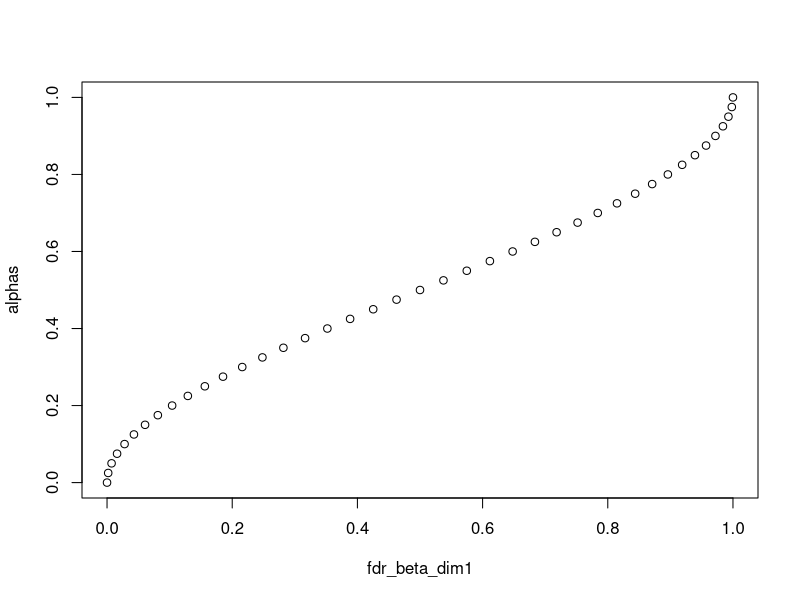
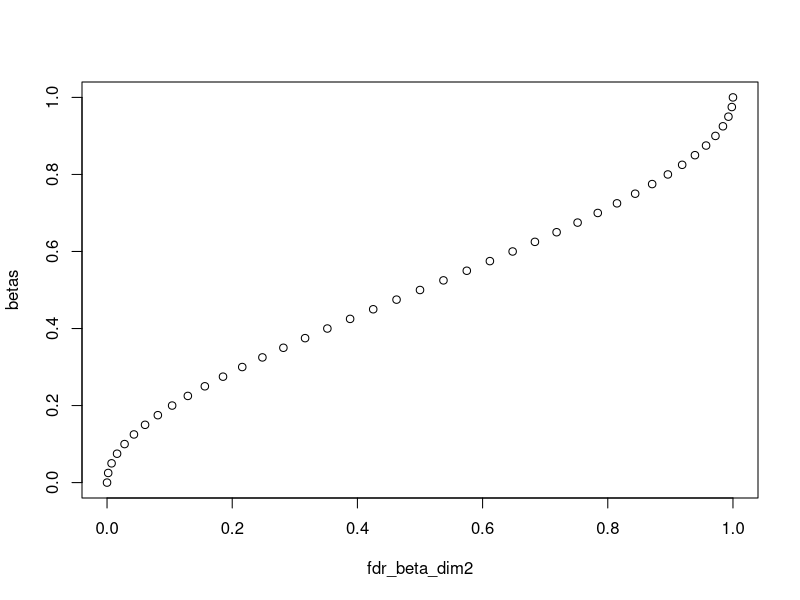
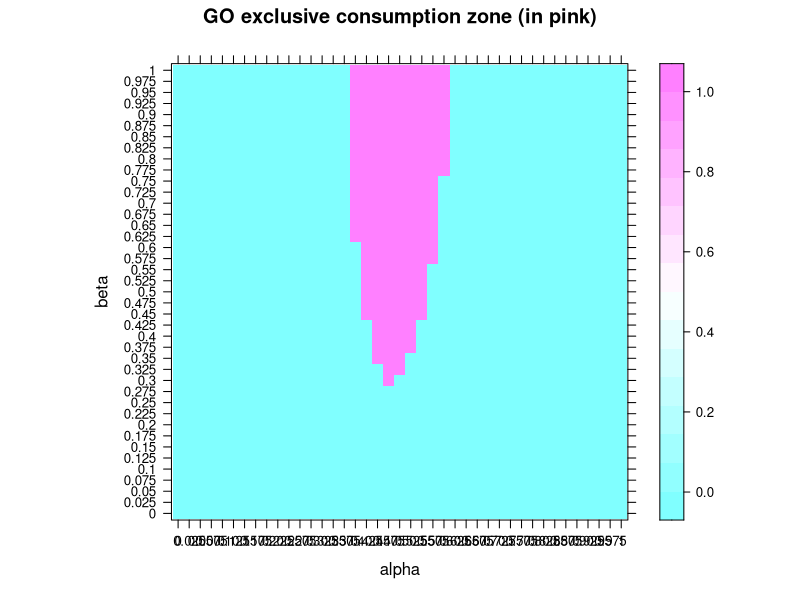
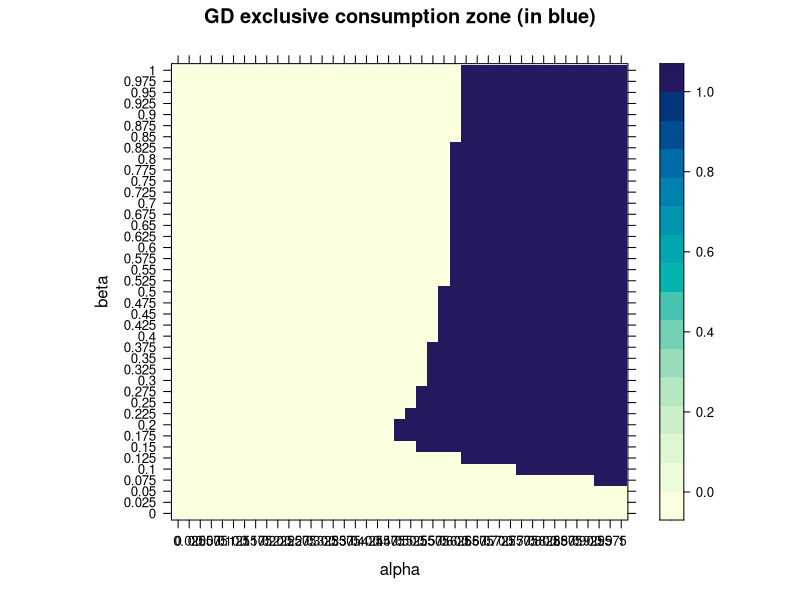
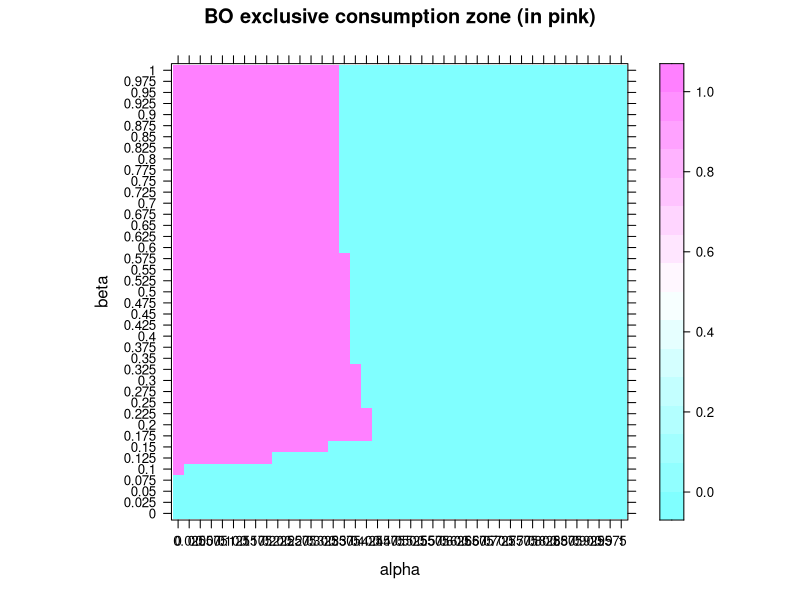
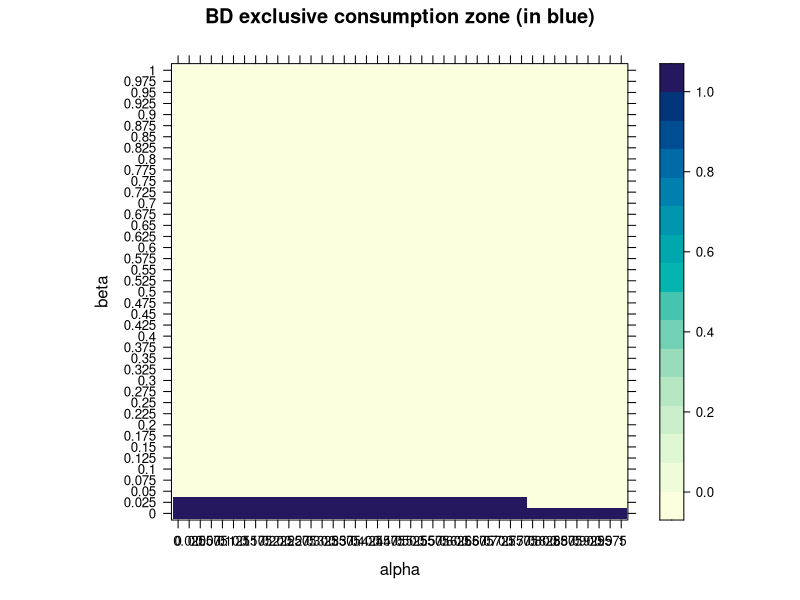

Here is the R script that generated these plots, in order:
########## A model of consumption choices and sufficiency with environmental and social image preferences - First simulation method ###########


library(lattice)
library(tidyverse)
library (gtools)
library(RColorBrewer)




######## INTRODUCTION ###############


rm(list=ls())

#This script is designed for numerical simulations associated to the model presented here : https://fr.overleaf.com/project/653a7f038e83eb35864f2593 
# It aims to calculate the consumption areas and quantities of different goods. 
#These goods are defined along two dimensions: green/brown, conspicuous/discreet.
#Depending on their personal preferences, agents can choose to consume one or several goods.




#Method used in this script : As our heterogeneous consumers are placed in a [0,1]*[0,1] grid according to their preferences (on the x-axis, environmental awareness; on the y-axis, concern for social image), 
#The idea behind this numerical method is to discretize/rasterize the square into several points/pixels (expressing the two types of preferences in percentages if the number of points is 101 on the square ; for example individuals lying at the origin being indifferent to both, while those at the top right hand corner have maximum sensitivities to both).


#Matrix size is defined as a function of the step between 2 pixels.
step = 0.025
size = 1/step + 1
size


#Let's also define our preference parameters, over which we will iterate
alphas <- seq(from = 0,to = 1,by=step)
betas_rev <- seq(from = 1,to = 0,by=-step) #reversed so that coordinates appear in the right order
betas <- seq(from = 0,to = 1,by=step) #only for graphs

######## POPULATION DISTRIBUTIONS  ##############

#Here, square matrices of dimension 'size' are defined. 


#To start with (scenario 1), we generate a uniformly distributed population density matrix of this size, giving the proportions of individuals positioned at each point on the map. 
n1 <- size
n2 <- size
pop <- matrix (rep(1/(size*size), n1*n2), n1, n2)
pop
#For example, by choosing a step size of 0.2, we have a matrix of size 6*6, with 36 coefficients ; while it is 11*11 (and 101 coeffs) for a 0.1 step (the default choice in the first place)



#Scenario 2: population concentration around mean/median values
#This case is modeled by a product of independent beta laws for each preference parameter.

#Only works in small dimension (step = 0.1) though !!! TO BE IMPROVED

pop2 <- matrix(,n1,n2) #an empty matrix
 

###Code that computes discrete densities for scenario 2###

#We create our quantile vectors (in line)

alphas_vector <- t(matrix(alphas))
betas_vector <- t(matrix(betas))

#Starting from the repartition function, we define the discrete density of a beta (one for each of the 2 dimensions).

densite_beta_dim1 <- function(n, a, b, step) {
  if (n == 0) {
    return(pbeta(1, a, b) - pbeta(1 - step/2, a, b))
  } 
  if (n == 1/step) {
    return(pbeta(step/2,a,b) - pbeta(0,a,b))
  } 
  else {
    densite <- pbeta(step/2 + 1 - n * step, a, b) - pbeta(step/2 + 1 - (n + 1) * step, a, b)
    return(densite)
  }
}

densite_beta_dim2 <- function(n, c, d, step) {
  if (n == 0) {
    return(pbeta(1, c, d) - pbeta(1 - step/2, c, d))
  } 
  if (n == 1/step) {
    return(pbeta(step/2,c,d) - pbeta(0,c,d))
  } 
  else {
    densite <- pbeta(step/2 + 1 - n * step, c, d) - pbeta(step/2 + 1 - (n + 1) * step, c, d)
    return(densite)
  }
}


######### SCENARIO CHOICE - Assign values to shape parameters according to the scenario ############

#Basic scenario 2: two beta laws with the two same shape parameters (bell curves) to model the concentration in the middle of the distribution
a=b=c=d=2

#Variant (2b): the shape parameters are changed (the beta parameter is now assumed to follow a uniform distribution, i.e. a beta distribution with c=d=1).
#a=b=2
#c=d=1


#Scenario 2B: Lower/laxer environmental norm (concentration on the left, beta law with shape parameters 5 and 1 on alpha, uniform on beta).
#a=5
#b=c=d=1

#Scenario 2C : Higher/stringent environmental norm (right-hand concentration)
#a=c=d=1
#b=5



#Scenario 2D : social image matters less (widespread discretion)
#a=b=c=1
#d=5

#Scenario 2E: social image matters more ("Red Queen Economy", Keep Up With the Joneses...)
#a=b=d=1
#c=5


#######################################




# Calling the functions at n = 0 and storing the result
result_at_0_dim1 <- densite_beta_dim1(0, a, b, step)
result_at_0_dim2 <- densite_beta_dim2(0, c, d, step)


# Storing other values iteratively in a matrix 
num_iterations <- size - 1  # Change this value as needed
proba_values_dim1 <- matrix(0, nrow = 1, ncol = num_iterations + 1)
proba_values_dim2 <- matrix(0, nrow = 1, ncol = num_iterations + 1)

for (i in 1:num_iterations) {
  proba_values_dim1[1, i + 1] <- densite_beta_dim1(i, a, b, step)
  proba_values_dim2[1, i + 1] <- densite_beta_dim2(i, c, d, step)
}

proba_values_dim1[1]=result_at_0_dim1
proba_values_dim2[1]=result_at_0_dim2

sum(proba_values_dim1)
sum(proba_values_dim2)
#bell-shaped densities, symmetrical and sum to one : perfect !!!


#We multiply our two probability vectors to obtain the probabilities for the entire population.
pop2 = t(proba_values_dim2)%*%proba_values_dim1
#There is indeed a higher population concentration on median values compared to the uniform case.

sum(pop2) 
#just checking, we're good in all dimensions :)
        


#Remark : Repartition functions can be represented (the same ones, with identical shape parameters)
fdr_beta_dim1 <-pbeta(alphas, shape1 = a, shape2 =b)
plot(fdr_beta_dim1,alphas)

fdr_beta_dim2 <-pbeta(betas, shape1 = c, shape2 =d)
plot(fdr_beta_dim2,betas)








############# BORDER PARAMETRIZATION ####################

#We define our "borders", delimiting the consumption zones according to the exogenous model parameters (so that we can study the different cases by changing only the following values).

#we initialize the parameters of our "borders", i.e. the prices of the four goods, individual income and marginal damage as well as impact parameters (satisfying model assumptions)
p_go = 3
p_gd = 2
p_bo = 1.99
p_bd = 1  #this price is fixed
R = 20
d_prime = 0.01
gamma_bo = 4
gamma_bd = 2
gamma_go = 1.6
gamma_gd = 0.8



######## COMPUTATION OF CONSUMPTION ZONE MATRICES  ###############


#1st method (inspired from the simpler model):
#We run a nested loop on our individuals (i.e. their alpha and beta parameters, which we will convert - by normalizing - into (x,y) coordinates where the coordinates lie between 1 and size).
#For each point (i.e. pair of parameters) we look at which of the 12 constraints are satisfied, which determines the type of good consumed at that point (and the corresponding matrix among the 4 defined above, which will be filled by a "1" at the associated (x,y) point where the good is exclusively consumed).
#The idea is to create four size*size boolean matrices (true = 1 /false = 0), one for each type of consumer; and to examine for each point on the square (using nested loops) whether it satisfies the constraints corresponding to a certain type.

#We start by exclusive consumption zones only (defining the 4 corresponding matrices)
#Then we compute the mixed consumption zones matrices 

#In the end, we'll check that the sum of these four matrices gives 1s in the exclusive consumption zones and integers from 2 to 4 elsewhere.


#1.Exclusive consumption zones


# Function to calculate boolean value based on condition
calculate_boolean <- function(condition) {
  if (condition) {
    return(1)
  } else {
    return(0)
  }
}

# Function to calculate preferences for each good
calculate_preferences <- function(alpha, beta, p_go, p_gd, p_bo, p_bd, R, d_prime, 
                                  gamma_go, gamma_gd, gamma_bo, gamma_bd) {
  bool_f1 <- calculate_boolean((1 - (p_go / p_gd) * alpha) * beta > (((p_go / p_gd) - 1) * (p_go / R) + d_prime * alpha * (gamma_go - gamma_gd * (p_go / p_gd))))
  bool_f2 <- calculate_boolean((1 - (p_go / p_bo) * (1 - alpha)) * beta > (((p_go / p_bo) - 1) * (p_go / R) + d_prime * alpha * (gamma_go - gamma_bo * (p_go / p_bo))))
  bool_f3 <- calculate_boolean(beta > ((p_go - 1) * (p_go / R) + d_prime * alpha * (gamma_go - gamma_bd * p_go)))
  
  bool_g1 <- calculate_boolean((alpha - (p_gd / p_go)) * beta > (((p_gd / p_go) - 1) * (p_gd / R) + d_prime * alpha * (gamma_gd - gamma_go * (p_gd / p_go))))
  bool_g2 <- calculate_boolean((alpha - (p_gd / p_bo) * (1 - alpha)) * beta > (((p_gd / p_bo) - 1) * (p_gd / R) + d_prime * alpha * (gamma_gd - gamma_bo * (p_gd / p_bo))))
  bool_g3 <- calculate_boolean(alpha * beta > ((p_gd - 1) * (p_gd / R) + d_prime * alpha * (gamma_gd - gamma_bd * p_gd)))
  
  bool_h1 <- calculate_boolean((1 - alpha - (p_bo / p_go)) * beta > (((p_bo / p_go) - 1) * (p_bo / R) + d_prime * alpha * (gamma_bo - gamma_go * (p_bo / p_go))))
  bool_h2 <- calculate_boolean((1 - alpha * (p_bo / p_gd)) * beta > (((p_bo / p_gd) - 1) * (p_bo / R) + d_prime * alpha * (gamma_bo - gamma_gd * (p_gd / p_bo))))
  bool_h3 <- calculate_boolean((1 - alpha) * beta > ((p_bo - 1) * (p_bo / R) + d_prime * alpha * (gamma_bo - gamma_bd * p_bo)))
  
  bool_i1 <- calculate_boolean(beta < ((p_go - 1) * (1 / R) + d_prime * alpha * (gamma_go - gamma_bd * p_go)))
  bool_i2 <- calculate_boolean(beta < ((p_gd - 1) * (1 / R) + d_prime * alpha * (gamma_gd - gamma_bd * p_gd)))
  bool_i3 <- calculate_boolean((1 - alpha) * beta < ((p_bo - 1) * (1 / R) + d_prime * alpha * (gamma_bo - gamma_bd * p_bo)))
  
  return(c(bool_f1, bool_f2, bool_f3, bool_g1, bool_g2, bool_g3, bool_h1, bool_h2, bool_h3, bool_i1, bool_i2, bool_i3))
}

# Initialize matrices
mat_go_only <- matrix(, nrow = size, ncol = size)  
mat_gd_only <- matrix(, nrow = size, ncol = size)
mat_bo_only <- matrix(, nrow = size, ncol = size)
mat_bd_only <- matrix(, nrow = size, ncol = size)
test <- matrix(, nrow = size, ncol = size)

# Nested loop to qualify each constraint everywhere in the map
for (beta in betas_rev)  {
  for (alpha in alphas) {
    x = size - beta / step
    y = alpha / step + 1
    
    # Calculate preferences for each good
    preferences <- calculate_preferences(alpha, beta, p_go, p_gd, p_bo, p_bd, R, d_prime, gamma_go, gamma_gd, gamma_bo, gamma_bd)
    
    # Fill boolean matrices of exclusive consumption
    mat_go_only[x, y] <- prod(as.numeric(preferences[1:3]))
    mat_gd_only[x, y] <- prod(as.numeric(preferences[4:6]))
    mat_bo_only[x, y] <- prod(as.numeric(preferences[7:9]))
    mat_bd_only[x, y] <- prod(as.numeric(preferences[10:12]))
    
    test[x, y] <- mat_go_only[x, y] + mat_bo_only[x, y] + mat_gd_only[x, y] + mat_bd_only[x, y]
  }
}

#Our exclusive consumption matrices are almost fine, they perfectly tie in with our graphs.
#Summing the 4 matrices, we have a few zero coefficients, corresponding to zones in which several goods are consumed.


####### GRAPHICAL REPRESENTATIONS ##########

#To make better figures : https://r-graph-gallery.com/27-levelplot-with-lattice.html


#1. Exclusive consumption zones

#Good GO

  mat1<- mat_go_only %>% 
  as.tibble() %>% 
  as.list() %>% 
  lapply(function(x) rev(x)) %>% 
  do.call(rbind, .) %>% 
  as.matrix()

colnames(mat1)<-alphas
row.names(mat1)<-betas

levelplot(mat1, main="GO exclusive consumption zone (in pink)", xlab="alpha", ylab="beta", col.regions = cm.colors(121))   

#GD
mat2<- mat_gd_only %>% 
  as.tibble() %>% 
  as.list() %>% 
  lapply(function(x) rev(x)) %>% 
  do.call(rbind, .) %>% 
  as.matrix()

colnames(mat2)<-alphas
row.names(mat2)<-betas

levelplot(mat2, main="GD exclusive consumption zone (in blue)", xlab="alpha", ylab="beta")    


#BO

mat3<- mat_bo_only %>% 
  as.tibble() %>% 
  as.list() %>% 
  lapply(function(x) rev(x)) %>% 
  do.call(rbind, .) %>% 
  as.matrix()

colnames(mat3)<-alphas
row.names(mat3)<-betas


levelplot(mat3, main="BO exclusive consumption zone (in pink)", xlab="alpha", ylab="beta",col.regions = cm.colors(121))   


#BD

mat4<- mat_bd_only %>% 
  as.tibble() %>% 
  as.list() %>% 
  lapply(function(x) rev(x)) %>% 
  do.call(rbind, .) %>% 
  as.matrix()

colnames(mat4)<-alphas
row.names(mat4)<-betas

levelplot(mat4, main="BD exclusive consumption zone (in blue)", xlab="alpha", ylab="beta")  



######COMPUTATION OF AGGREGATED QUANTITIES IN DIFFERENT SCENARIOS########

#In each case, we first compute the consumption shares and the quantities consumed.
#And then we derive the subsequent total environmental impacts.

### 1) Exclusive consumption only
 
###### Scenario 1  : Uniformly distributed population ######

#Consumption shares
pop_go_unif = pop*mat_go_only
pop_gd_unif = pop*mat_gd_only
pop_bo_unif = pop*mat_bo_only
pop_bd_unif = pop*mat_bd_only

#We express these consumption shares in percentages
excl_cons_go_scenar1 = sum(pop_go_unif)*100
excl_cons_gd_scenar1 = sum(pop_gd_unif)*100
excl_cons_bo_scenar1 = sum(pop_bo_unif)*100
excl_cons_bd_scenar1 = sum(pop_bd_unif)*100

excl_cons_go_scenar1 
excl_cons_gd_scenar1
excl_cons_bo_scenar1 
excl_cons_bd_scenar1


###### Scenario 2 : A concentration of the population around certain values (product of independent Beta laws) ######

pop_go_scenar2 = pop2*mat_go_only
pop_gd_scenar2 = pop2*mat_gd_only
pop_bo_scenar2 = pop2*mat_bo_only
pop_bd_scenar2= pop2*mat_bd_only

excl_conso_go_scenar2 = sum(pop_go_scenar2)*100   
excl_conso_bo_scenar2 = sum(pop_bo_scenar2)*100
excl_conso_gd_scenar2 = sum(pop_gd_scenar2)*100
excl_conso_bd_scenar2 = sum(pop_bd_scenar2)*100

excl_conso_go_scenar2
excl_conso_bo_scenar2
excl_conso_gd_scenar2
excl_conso_bd_scenar2



### Common to all scenarios  : 

###We define the quantities consumed in each exclusive zone by each consumer.

indiv_quantity_go = R/p_go
indiv_quantity_gd = R/p_gd
indiv_quantity_bo = R/p_bo
indiv_quantity_bd = R


### Multiplying the population matrix coefficients by these quantities yields total quantities for each good : 

#Scenario 1 : for a uniform distribution, it is sufficient to sum all the coefficients wihtout using the pop matrix as we know the population is equally distributed

total_quantity_go = sum(indiv_quantity_go*mat_go_only)
total_quantity_gd = sum(indiv_quantity_gd*mat_gd_only) 
total_quantity_bo = sum(indiv_quantity_bo*mat_bo_only)
total_quantity_bd = sum(indiv_quantity_bd*mat_bd_only) 
total_quantity_consumed = total_quantity_go + total_quantity_gd + total_quantity_bo + total_quantity_bd

total_quantity_go
total_quantity_gd
total_quantity_bo
total_quantity_bd
total_quantity_consumed



#Scenario 2 

#We first rescale population matrices by the size of the population (the square of the size variable) so that a bit more than 1 individual lie in each pixel in a concentrated area (max seems to be around 2.3), whereas one can find values between 0 and 1 when one gets further from the concentrated area
pop_go_scenar2_rescaled = pop_go_scenar2*size^2
pop_gd_scenar2_rescaled = pop_gd_scenar2*size^2
pop_bo_scenar2_rescaled = pop_bo_scenar2*size^2
pop_bd_scenar2_rescaled= pop_bd_scenar2*size^2

#And then we apply the same principle

total_quantity_go_scenar2 = sum(indiv_quantity_go*pop_go_scenar2_rescaled)
total_quantity_gd_scenar2 = sum(indiv_quantity_gd*pop_gd_scenar2_rescaled) 
total_quantity_bo_scenar2 = sum(indiv_quantity_bo*pop_bo_scenar2_rescaled)
total_quantity_bd_scenar2 = sum(indiv_quantity_bd*pop_bd_scenar2_rescaled) 
total_quantity_consumed_scenar2 = total_quantity_go_scenar2 + total_quantity_gd_scenar2 + total_quantity_bo_scenar2 + total_quantity_bd_scenar2

total_quantity_go_scenar2
total_quantity_gd_scenar2
total_quantity_bo_scenar2
total_quantity_bd_scenar2
total_quantity_consumed_scenar2



###Finally, in each scenario, weighting these total quantities by the coefficients of environmental impact yields us a total environmental impact value of each good:

#Scenario 1

total_impact_go = gamma_go*total_quantity_go
total_impact_gd = gamma_gd*total_quantity_gd
total_impact_bo = gamma_bo*total_quantity_bo
total_impact_bd = gamma_bd*total_quantity_bd
total_impact_consumption = total_impact_go + total_impact_gd + total_impact_bo + total_impact_bd

total_impact_go
total_impact_gd
total_impact_bo
total_impact_bd
total_impact_consumption

#Scenario 2

total_impact_go_scenar2 = gamma_go*total_quantity_go_scenar2
total_impact_gd_scenar2 = gamma_gd*total_quantity_gd_scenar2
total_impact_bo_scenar2 = gamma_bo*total_quantity_bo_scenar2
total_impact_bd_scenar2 = gamma_bd*total_quantity_bd_scenar2
total_impact_consumption_scenar2 = total_impact_go_scenar2 + total_impact_gd_scenar2 + total_impact_bo_scenar2 + total_impact_bd_scenar2

total_impact_go_scenar2
total_impact_gd_scenar2
total_impact_bo_scenar2
total_impact_bd_scenar2
total_impact_consumption_scenar2


###As an additional sufficiency metrics, let's compute the total impact per capita

#Scenario 1 : we simply divide aggregate impact by the population inside exclusive consumption zones (here we can simply divide total impact by the percentage of exclusive pixels as we have one pixel = one person)

total_impact_percapita = total_impact_consumption/((excl_cons_go_scenar1+excl_cons_gd_scenar1+excl_cons_bo_scenar1+excl_cons_bd_scenar1)*1/100*size^2)
total_impact_percapita

#Scenario 2 : To obtain the impact per capita, here we need  to know how many exclusive consumers there are taking into account the rescaled matrices 

number_exclusives = sum(pop_go_scenar2_rescaled)+sum(pop_gd_scenar2_rescaled)+sum(pop_bo_scenar2_rescaled)+sum(pop_bd_scenar2_rescaled)
number_exclusives #different from size square

total_impact_percapita_scenar2 = total_impact_consumption/number_exclusives
total_impact_percapita_scenar2




#To study the different cases within each scenario :
#we go to the 'parametrization' section above and directly change the parameters according to what we want to test, and then rerun the code (corresponding to the chosen scenario) up to this point.





